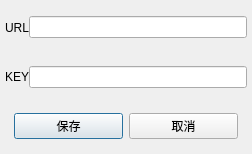
<?xml version="1.0" encoding="UTF-8"?>
<ui version="4.0">
 <class>Form_ChatSetting</class>
 <widget class="QDialog" name="Form_ChatSetting">
  <property name="geometry">
   <rect>
    <x>0</x>
    <y>0</y>
    <width>252</width>
    <height>154</height>
   </rect>
  </property>
  <property name="windowTitle">
   <string>Dialog</string>
  </property>
  <layout class="QVBoxLayout" name="verticalLayout">
   <property name="spacing">
    <number>5</number>
   </property>
   <property name="leftMargin">
    <number>5</number>
   </property>
   <property name="topMargin">
    <number>5</number>
   </property>
   <property name="rightMargin">
    <number>5</number>
   </property>
   <property name="bottomMargin">
    <number>5</number>
   </property>
   <item>
    <widget class="QWidget" name="widget" native="true">
     <layout class="QHBoxLayout" name="horizontalLayout">
      <property name="spacing">
       <number>0</number>
      </property>
      <property name="leftMargin">
       <number>0</number>
      </property>
      <property name="topMargin">
       <number>0</number>
      </property>
      <property name="rightMargin">
       <number>0</number>
      </property>
      <property name="bottomMargin">
       <number>0</number>
      </property>
      <item>
       <widget class="QLabel" name="label">
        <property name="text">
         <string>URL</string>
        </property>
       </widget>
      </item>
      <item>
       <widget class="QLineEdit" name="lineEdit_chatURL"/>
      </item>
     </layout>
    </widget>
   </item>
   <item>
    <widget class="QWidget" name="widget_2" native="true">
     <layout class="QHBoxLayout" name="horizontalLayout_2" stretch="0,0">
      <property name="spacing">
       <number>0</number>
      </property>
      <property name="leftMargin">
       <number>0</number>
      </property>
      <property name="topMargin">
       <number>0</number>
      </property>
      <property name="rightMargin">
       <number>0</number>
      </property>
      <property name="bottomMargin">
       <number>0</number>
      </property>
      <item>
       <widget class="QLabel" name="label_2">
        <property name="text">
         <string>KEY</string>
        </property>
       </widget>
      </item>
      <item>
       <widget class="QLineEdit" name="lineEdit_chatKEY"/>
      </item>
     </layout>
    </widget>
   </item>
   <item>
    <widget class="QWidget" name="widget_3" native="true">
     <layout class="QHBoxLayout" name="horizontalLayout_3">
      <item>
       <widget class="QPushButton" name="pushButton_save_chat_config">
        <property name="text">
         <string>保存</string>
        </property>
       </widget>
      </item>
      <item>
       <widget class="QPushButton" name="pushButton_cancel_chat_config">
        <property name="text">
         <string>取消</string>
        </property>
       </widget>
      </item>
     </layout>
    </widget>
   </item>
  </layout>
 </widget>
 <resources/>
 <connections/>
</ui>
